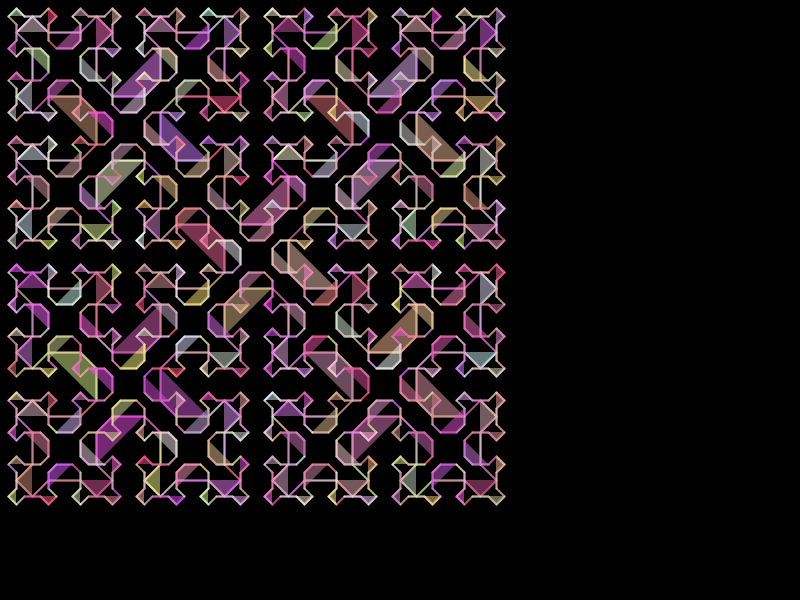
Frame 1 (no input)
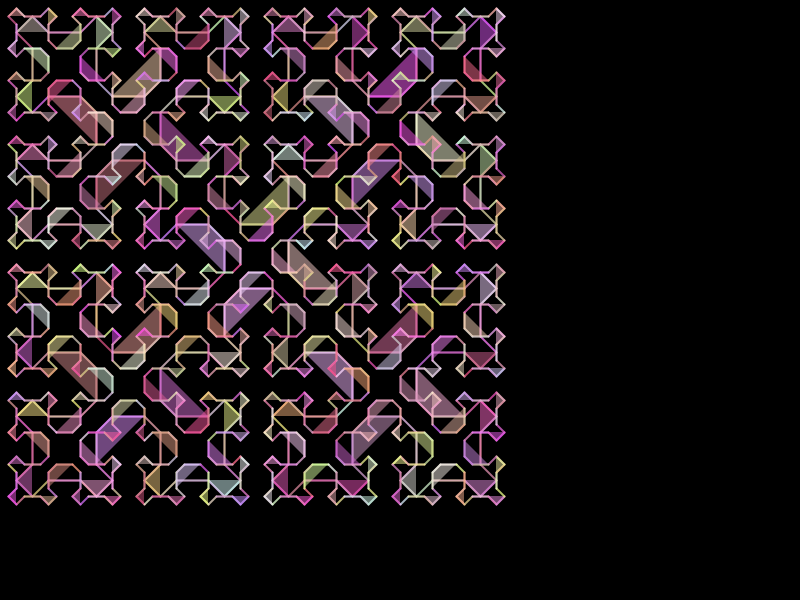
Frame 2 (the mouse pressed at the canvas centre, redrawn once)

The Processing sketch that drew these frames (run headless with seeded random() and noise(); the mouse was pressed at the canvas centre and the sketch redrawn once):

// Processing sketch: processing_108474
// ── processing_108474.pde

// sierpinski fractal
// ref: en.wikipedia.org/wiki/Sierpi%C5%84ski_curve
// play around with n, nOmit, bufSize 
// warning: larger n will slow down

int n;   // levels
int h0;
int h, x, y, x0, y0;
int nOmit;     // levels to be omitted
int[] prevx, prevy;
int bufSize, counter;
boolean isFirst, isOne;

void setup() {
  size(800, 600);
  n = 4;      // levels
  nOmit = 2;  // levels to be omitted, must < n
  h0 = 512;

  bufSize = 4;   // number of sub-vertices in group
  inits();
  
  stroke(#ffffff);   // default
  strokeWeight(2);
  noLoop();
}

void draw() {
  background(0);
  display();  // display objects
  drive();    // variables changes
}

void inits() {
  // initial values for each cycle
  prevx = new int[bufSize];
  prevy = new int[bufSize];
  
  for (int i=0; i<bufSize; i++) {
    prevx[i] = -1;
    prevy[i] = -1;
  }
  counter = 0;
  isFirst = false;
  isOne = true;
}

void display() {
  // objects to display each cycle
  ABCD();  
}

void drive() {
  //bufSize++;
  //n++;
  inits();
  //if (bufSize > 20) noLoop();
  //if (n > 5) n = 1;
  // put cycle variable changes here..
}

void plot() {
  // plot the sierpinski vertices, 
  // here it's grouped in bufSize sub-vertices
  if (prevx[0] < 0 && prevy[0] < 0) {
    for (int i=0; i < bufSize; i++) {
      prevx[i] = x0;
      prevy[i] = y0;
    }
  }
  prevx[counter] = x;
  prevy[counter] = y;
  
  float cr = random(200, 255);
  float cg = random(80, 255);
  float cb = random(120, 255);
  stroke(cr, cg, cb, 0);   // default isOne, no draw
  fill(cr, cg, cb, 0);
  
  int px, py;
  if (counter == 0) {
    px = prevx[bufSize-1];
    py = prevy[bufSize-1];
  }
  else {
    px = prevx[counter-1];
    py = prevy[counter-1];
  }
  if (!isOne) { 
    stroke(cr, cg, cb, 200);
    fill(cr, cg, cb, 200);
  }
  if (isFirst) {
    line(x0, y0, x, y);
    isFirst = false;
  }
  else {
    line(px, py, x, y);
  }
  if (!isOne) {
    stroke(cr, cg, cb, 127);
    fill(cr, cg, cb, 127);
  }
  
  if (counter >= (bufSize-1)) {
    beginShape();
    for (int i=0; i<bufSize; i++) {
      vertex(prevx[i], prevy[i]);
    }
    endShape();
    
    //quad(prevx[0], prevy[0], prevx[1], prevy[1], prevx[2], prevy[2], prevx[3], prevy[3]);
    //ellipse(x, y, 8, 8);
    counter = 0;
  }
  else {
    counter++;
  }
}

// all sierpinski recursive..
void A(int i) {
  if (i > 0) {
    A(i-1); 
    x += h; y -= h; plot();
    B(i-1);
    x += 2*h; plot();
    D(i-1);
    x += h; y += h; plot();
    A(i-1);
  }  
}

void B(int i) {
  if (i > 0) {
    B(i-1); 
    x -= h; y -= h; plot();
    C(i-1);
    y -= 2*h; plot();
    A(i-1);
    x += h; y -= h; plot();
    B(i-1);
  }  
}

void C(int i) {
  if (i > 0) {
    C(i-1); 
    x -= h; y += h; plot();
    D(i-1);
    x -= 2*h; plot();
    B(i-1);
    x -= h; y -= h; plot();
    C(i-1);
  }  
}

void D(int i) {
  if (i > 0) {
    D(i-1); 
    x += h; y += h; plot();
    A(i-1);
    y += 2*h; plot();
    C(i-1);
    x -= h; y += h; plot();
    D(i-1);
  }  
}

void ABCD() {
  h = h0/4;
  x0 = 2*h;
  y0 = 3*h;

  for (int i=1; i <= n; i++) {
    if (i <= 2) 
      isOne = true;
    else
      isOne = false; 
    x0 -= h;
    h /= 2;
    y0 += h;
    x = x0;
    y = y0;
    isFirst = true;
    A(i);
    x += h; y -= h; plot();
    B(i);
    x -= h; y -= h; plot();
    C(i);
    x -= h; y += h; plot();
    D(i);
    x += h; y += h; plot();
  }
}
